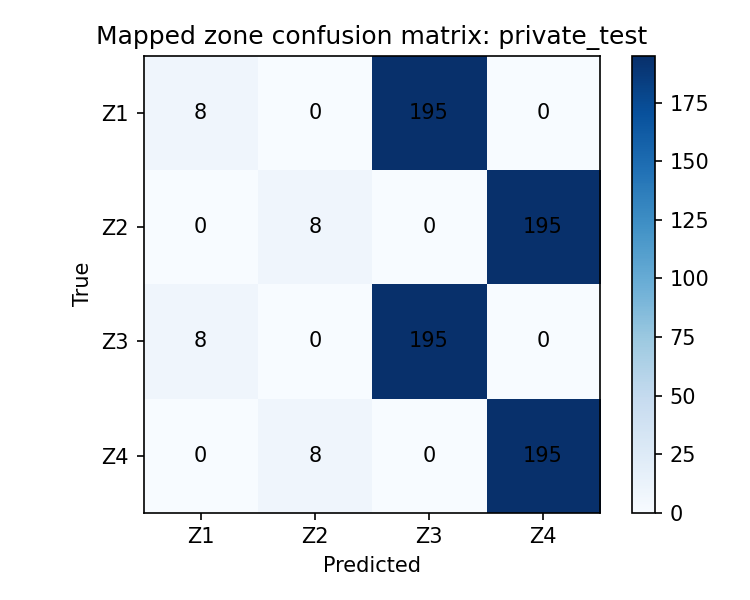
#> input picture reports/kmeans_evaluation/confusion_matrix_private_test.png, 750 x 600 px
$ python -i preprocessing.py   (imports and definitions only)
#> lines starting #> are read from the running program, lines starting #| are printed output that depends on the picture
#> further down, picture is the input picture: PIL image 750x600 RGBA; mean R, G, B, A 213.5, 220.7, 230, 255
"""Size-preserving, bounded OCR preprocessing profiles and quality routing."""
from __future__ import annotations

from collections.abc import Mapping
from typing import Any

from PIL import Image, ImageEnhance, ImageFilter, ImageOps, ImageStat


PREPROCESSING_PROFILES = (
    "original",
    "grayscale_normalized",
    "adaptive_contrast",
    "denoise",
    "sharpen",
    "background_normalized",
    "quality_auto",
)


def image_quality_features(image: Image.Image) -> dict[str, float]:
    gray = ImageOps.grayscale(image)
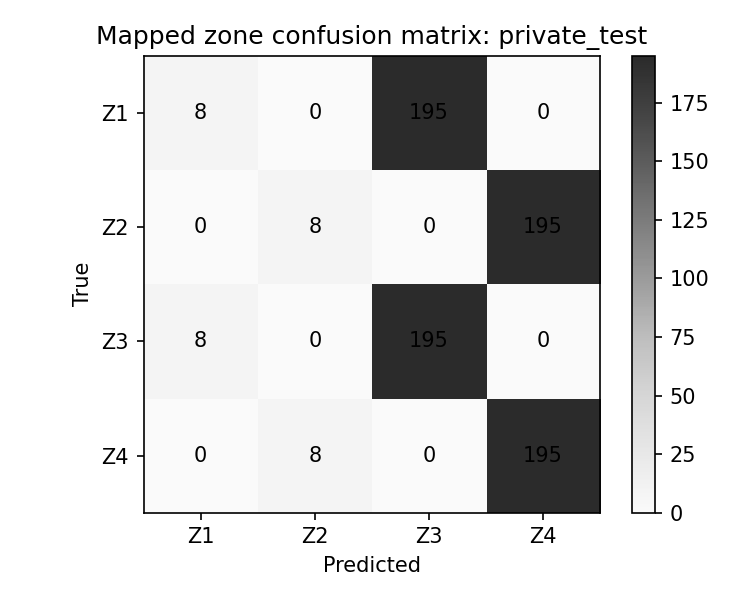
#> gray: PIL image 750x600 L; min 0, max 255, mean 219.6
    stats = ImageStat.Stat(gray)
    edges = gray.filter(ImageFilter.FIND_EDGES)
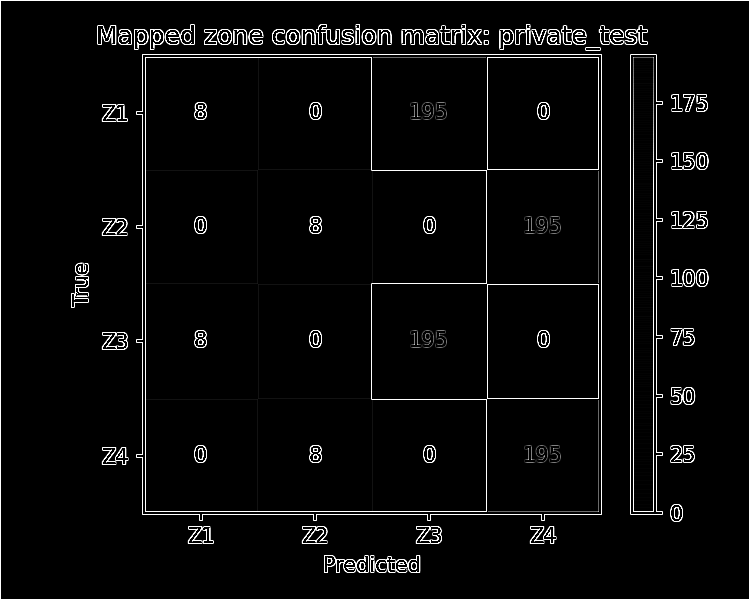
#> edges: PIL image 750x600 L; min 0, max 255, mean 10.3
    return {
        "mean_luminance": float(stats.mean[0]),
        "contrast_stddev": float(stats.stddev[0]),
        "edge_mean": float(ImageStat.Stat(edges).mean[0]),
    }


def choose_preprocessing_profile(features: Mapping[str, Any]) -> str:
    """Choose enhancement only for objectively low-quality inputs."""
    contrast = float(features.get("contrast_stddev", 0.0))
    luminance = float(features.get("mean_luminance", 0.0))
    edge_mean = float(features.get("edge_mean", 0.0))
    if contrast < 22.0 or luminance < 55.0 or luminance > 235.0:
        return "background_normalized"
    if edge_mean < 8.0:
        return "sharpen"
    return "original"


def preprocess_for_ocr(
    image: Image.Image, profile: str = "original"
) -> tuple[Image.Image, dict[str, Any]]:
    """Apply one auditable profile without changing geometry or image size."""
    if profile not in PREPROCESSING_PROFILES:
        raise ValueError(f"unsupported OCR preprocessing profile: {profile}")
    source = image.convert("RGB")
    features = image_quality_features(source)
#> features = {'mean_luminance': 219.6, 'contrast_stddev': 75.31, 'edge_mean': 10.27}
    selected = choose_preprocessing_profile(features) if profile == "quality_auto" else profile
#> selected = 'original'
    if selected == "original":
        output = source.copy()
    elif selected == "grayscale_normalized":
        output = ImageOps.grayscale(source).convert("RGB")
    elif selected == "adaptive_contrast":
        output = ImageOps.autocontrast(source, cutoff=1)
    elif selected == "denoise":
        output = source.filter(ImageFilter.MedianFilter(size=3))
    elif selected == "sharpen":
        output = ImageEnhance.Sharpness(source).enhance(1.8)
    elif selected == "background_normalized":
        normalized = ImageOps.autocontrast(ImageOps.grayscale(source), cutoff=2)
        output = normalized.convert("RGB")
    else:  # pragma: no cover - profile validation makes this unreachable
        raise AssertionError(selected)
    if output.size != source.size:
        raise RuntimeError("OCR preprocessing must preserve image geometry")
    return output, {
        "requested_profile": profile,
        "selected_profile": selected,
        "quality_features": features,
        "geometry_preserved": True,
    }

>>> from PIL import Image
>>> picture = Image.open('../../reports/kmeans_evaluation/confusion_matrix_private_test.png')
>>> result = preprocess_for_ocr(picture)
